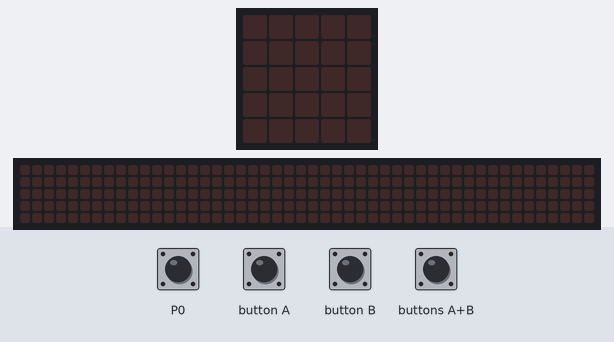
A program run on a simulated BBC micro:bit (MakeCode). Shown: the board's 5×5 LED display, a strip that is not on the board, showing the scrolling text unrolled. The inputs (shaded band) are chosen by the test bench. The 48×5 strip is a reading aid, not a part: it shows the text the display is scrolling, unrolled, one strip-width of it at a time.

Above: at 1.2 s.
1.3 s: touch pin P0 pressed for 0.15 s
At 1.52 s:
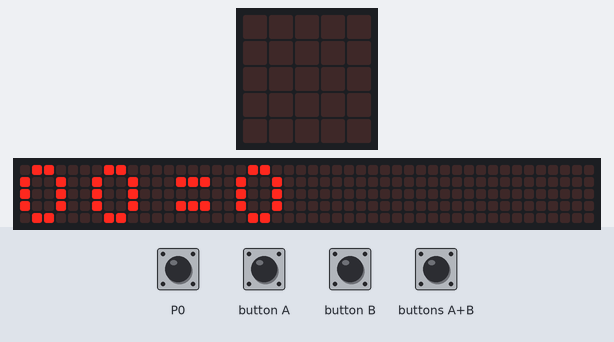
4.3 s: button A pressed for 0.15 s
At 6.2 s:
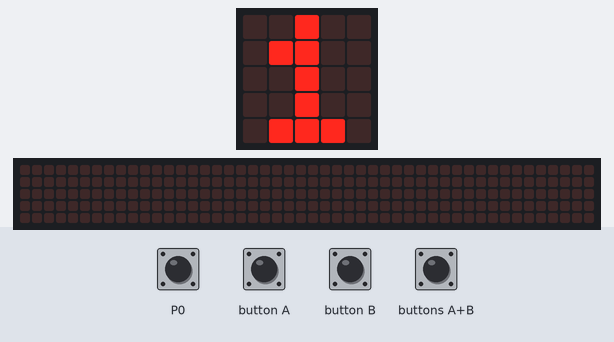
7.3 s: buttons A+B pressed for 0.15 s
At 8.6 s:
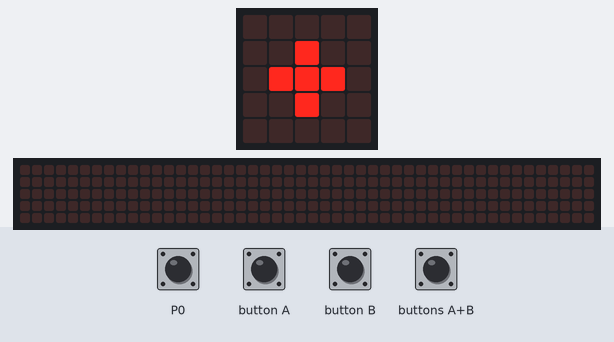
8.9 s: buttons A+B pressed for 1 s
At 11.0 s:
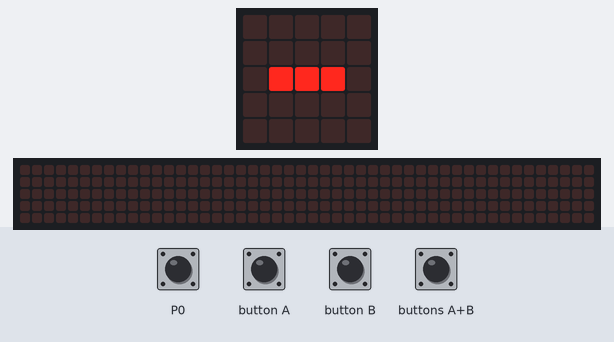
11.4 s: buttons A+B pressed for 0.15 s
At 12.7 s:
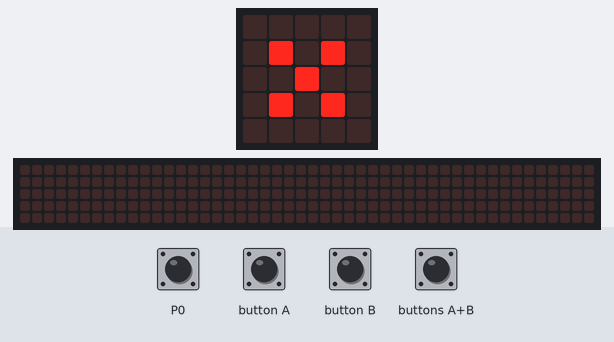
13.0 s: touch pin P0 pressed for 0.15 s
At 18.32 s:
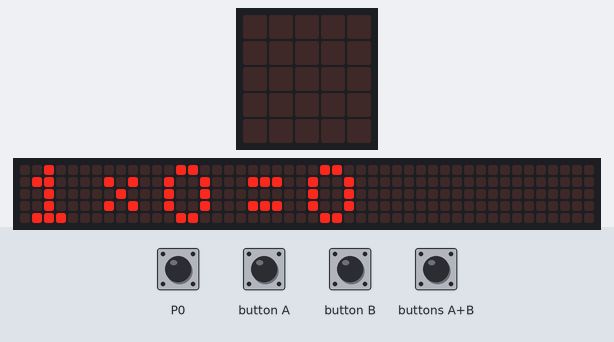
Timing chart, 0 to 19.8 s (numbered marks = the images above; inputs shaded):
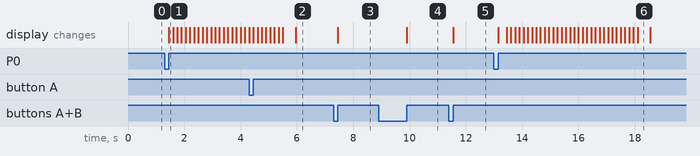

The program:

main.ts
```typescript
input.onPinPressed(TouchPin.P0, function () {
    basic.clearScreen()
    if (uitvoeringsteken_nummer == 1) {
        uitkomst = getal1 + getal2
    }
    if (uitvoeringsteken_nummer == 2) {
        uitkomst = getal1 - getal2
    }
    if (uitvoeringsteken_nummer == 3) {
        uitkomst = getal1 * getal2
    }
    if (uitvoeringsteken_nummer == 4) {
        uitkomst = getal1 / getal2
    }
    basic.showString("" + getal1 + uitvoeringsteken + getal2 + "=" + uitkomst)
})
input.onButtonPressed(Button.A, function () {
    basic.clearScreen()
    getal1 += 1
    basic.showNumber(getal1)
})
input.onButtonPressed(Button.AB, function () {
    basic.clearScreen()
    uitvoeringsteken_nummer += 1
    if (uitvoeringsteken_nummer == 5) {
        uitvoeringsteken_nummer = 0
    }
    if (uitvoeringsteken_nummer == 1) {
        uitvoeringsteken = "+"
        basic.showString("+")
    }
    if (uitvoeringsteken_nummer == 2) {
        uitvoeringsteken = "-"
        basic.showString("-")
    }
    if (uitvoeringsteken_nummer == 3) {
        uitvoeringsteken = "*"
        basic.showString("*")
    }
    if (uitvoeringsteken_nummer == 4) {
        uitvoeringsteken = "/"
        basic.showString("/")
    }
})
input.onButtonPressed(Button.B, function () {
    basic.clearScreen()
    getal2 += 1
    basic.showNumber(getal2)
})
let uitkomst = 0
let getal2 = 0
let getal1 = 0
let uitvoeringsteken = ""
let uitvoeringsteken_nummer = 0
uitvoeringsteken_nummer = 0
uitvoeringsteken = ""
getal1 = 0
getal2 = 0
uitkomst = 0
```

test.ts
```typescript
// tests gaan hier; deze zal niet worden gecompileerd wanneer dit pakket wordt gebruikt als extensie.
```

Measured:
- after the input at 1.3 s, the display: changes after 0.15 s (image 1)
- after the input at 4.3 s, the display: first differs from a run without the input after 0.15 s (image 2 shows a later state)
- after the input at 7.3 s, the display: changes after 0.15 s (image 3)
- after the input at 8.9 s, the display: changes after 1.0 s (image 4)
- after the input at 11.4 s, the display: changes after 0.15 s (image 5)
- after the input at 13.0 s, the display: changes after 0.15 s (image 6)
- what the display in image 6 shows lasts 0.5 s, from 18.1 s to 18.6 s
